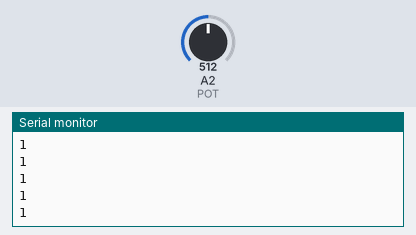
Recording of a sketch running on a simulated Arduino Uno, built with avr-gcc and run on an emulated ATmega328P. On the bench: the last lines printed to the serial monitor. The inputs (shaded band) are chosen by the test bench; at power-on: A2 (POT) = 512.

Above: at 1.2 s.
1.3 s: A2 (POT) set to 104
4.3 s: A2 (POT) set to 99
At 5.4 s:
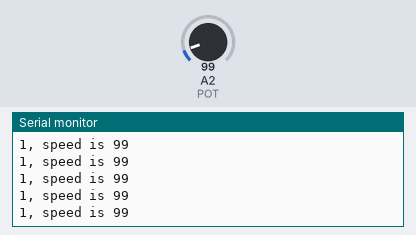
8.8 s: A2 (POT) set to 68
At 9.9 s:
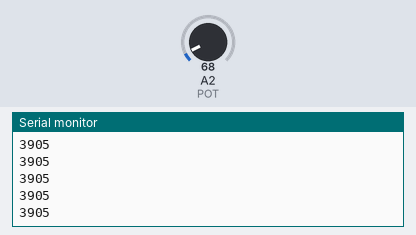
10.3 s: A2 (POT) set to 57
At 10.9 s:
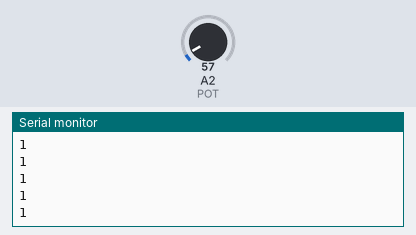
Timing chart, 0 to 12.4 s (numbered marks = the images above; inputs shaded):
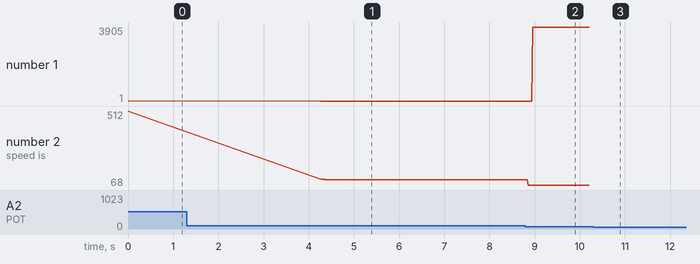

The sketch:

Timer.ino
```cpp
#define AN1  11 // LCD pin 12 on PB3 (D11)
#define AN2  10 // LCD pin  9 on PB2 (D10)
#define AN3   4 // LCD pin  8 on PD4 (D4)
#define AN4   3 // LCD pin  6 on PD3 (D3)

#define CTA   9 // LCD pin 11 on PB1 (D9)
#define CTB  A1 // LCD pin  8 on PC1 (A1)
#define CTC   8 // LCD pin  4 on PB0 (D8)
#define CTD   6 // LCD pin  2 on PD6 (D6)
#define CTE   5 // LCD pin  1 on PD5 (D5)
#define CTF  A0 // LCD pin  7 on PC0 (A0)
#define CTG   2 // LCD pin  5 on PD2 (D2)
#define CTP   7 // LCD pin  3 on PD7 (D7)

#define BT1  13 // Left button on PB5
#define BT2  12 // Right button on PB4

#define POT   2 // potentiometer on PC2 (A2)

byte one = 0b11110010;
byte two = 0b11100000;
byte thr = 0b11111110;
byte fur = 0b10111010;

void flashDisplay() {
  Serial.println("Hello");
}

void setup() {
  Serial.begin(9600);

  cli(); // stop interrupts

  // http://sculland.com/ATmega168/Interrupts-And-Timers/Show-All/
  // Timer 0 and 2 have 8 bits so they can only count up to 255
  // and the output compare register has to be < 255

  TCCR1A = 0; // clear control register
  TCCR1B = 0; // clear control register
  TCNT1 = 0; // intialize counter to 0

  // "output compare register" compare match register
  OCR1A = 15; // must be <255 for 0 & 2 or 65535 for 1
  // 15624 = (16*10^6 Hz) / (1 Hz * 1024 prescaler) - 1
  // 15 = (16*10^6) / (1000 Hz * 1024 prescaler) - 1

  //              clock speed (16 MHz)
  // ----------------------------------------------
  //  (prescaler * wanted interrupt frequency) - 1

  TCCR1B |= (1 << WGM12); // CTC (clear timer on compare) mode
  // WGM01 or WGM21 is WGM12 on Timer 1

  TCCR1B |= (1 << CS10) | (1 << CS12); // 1024 prescaler
  TIMSK1 |= (1 << OCIE1A); // callback interrupt when compare match occurs

  sei(); // allow interrupts
}

/**
 * Callback for Timer 0
 */
ISR(TIMER1_COMPA_vect) {
  Serial.print(OCR1A);
  Serial.print(", speed is ");
  Serial.println(analogRead(POT));
}

void loop() {
  cli();
             // 16  MHz  prescaler   speed  zero-indexed cmr
  int clock = (16000000) / (1024   * analogRead(POT)) - 1;
  if (clock > 65535) clock = 65535;
  if (clock < 1) clock = 1;
  Serial.println(clock);
  OCR1A = clock;
  sei();
}
```

Measured:
- the behaviour switches between 100 and 99 on A2 (POT) (found by bisection; images 0 and 1)
- after the input at 4.3 s, the serial monitor: prints a new line after 0.07 s (image 1)
- after the input at 8.8 s, the serial monitor: prints a new line after 0.06 s (image 2)
- plotted number 1: 1 → 3905 after the input at 8.8 s
- plotted number 2: 512 → 104 after the input at 1.3 s, 104 → 99 after the input at 4.3 s, 99 → 68 after the input at 8.8 s
